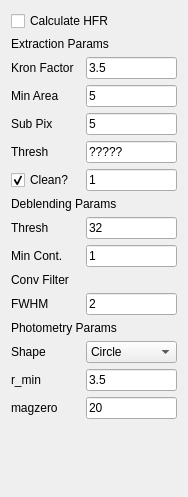
       <widget class="QWidget" name="Sextractor">
        <property name="geometry">
         <rect>
          <x>0</x>
          <y>0</y>
          <width>188</width>
          <height>497</height>
         </rect>
        </property>
        <attribute name="label">
         <string>Sextractor</string>
        </attribute>
        <layout class="QGridLayout" name="gridLayout_8">
         <item row="6" column="1">
          <widget class="QCheckBox" name="cleanCheckBox">
           <property name="text">
            <string>Clean?</string>
           </property>
           <property name="checked">
            <bool>true</bool>
           </property>
          </widget>
         </item>
         <item row="17" column="3">
          <spacer name="verticalSpacer_4">
           <property name="orientation">
            <enum>Qt::Vertical</enum>
           </property>
           <property name="sizeHint" stdset="0">
            <size>
             <width>20</width>
             <height>40</height>
            </size>
           </property>
          </spacer>
         </item>
         <item row="16" column="3">
          <widget class="QLineEdit" name="magzero">
           <property name="text">
            <string>20</string>
           </property>
          </widget>
         </item>
         <item row="12" column="1">
          <widget class="QLabel" name="label_23">
           <property name="text">
            <string>FWHM</string>
           </property>
          </widget>
         </item>
         <item row="6" column="3">
          <widget class="QLineEdit" name="clean_param">
           <property name="text">
            <string>1</string>
           </property>
          </widget>
         </item>
         <item row="11" column="1" colspan="3">
          <widget class="QLabel" name="label_22">
           <property name="sizePolicy">
            <sizepolicy hsizetype="Preferred" vsizetype="Preferred">
             <horstretch>0</horstretch>
             <verstretch>0</verstretch>
            </sizepolicy>
           </property>
           <property name="text">
            <string>Conv Filter</string>
           </property>
          </widget>
         </item>
         <item row="16" column="1">
          <widget class="QLabel" name="label_15">
           <property name="text">
            <string>magzero</string>
           </property>
          </widget>
         </item>
         <item row="3" column="3">
          <widget class="QLineEdit" name="minarea">
           <property name="text">
            <string>5</string>
           </property>
          </widget>
         </item>
         <item row="2" column="1">
          <widget class="QLabel" name="label_25">
           <property name="text">
            <string>Kron Factor</string>
           </property>
          </widget>
         </item>
         <item row="13" column="1" colspan="3">
          <widget class="QLabel" name="label_14">
           <property name="sizePolicy">
            <sizepolicy hsizetype="Preferred" vsizetype="Preferred">
             <horstretch>0</horstretch>
             <verstretch>0</verstretch>
            </sizepolicy>
           </property>
           <property name="text">
            <string>Photometry Params</string>
           </property>
          </widget>
         </item>
         <item row="4" column="1">
          <widget class="QLabel" name="label_24">
           <property name="text">
            <string>Sub Pix</string>
           </property>
          </widget>
         </item>
         <item row="5" column="1">
          <widget class="QLabel" name="label_17">
           <property name="text">
            <string>Thresh</string>
           </property>
          </widget>
         </item>
         <item row="10" column="3">
          <widget class="QLineEdit" name="deblend_contrast">
           <property name="text">
            <string>1</string>
           </property>
          </widget>
         </item>
         <item row="12" column="3">
          <widget class="QLineEdit" name="fwhm">
           <property name="text">
            <string>2</string>
           </property>
          </widget>
         </item>
         <item row="9" column="1">
          <widget class="QLabel" name="label_18">
           <property name="text">
            <string>Thresh</string>
           </property>
          </widget>
         </item>
         <item row="15" column="3">
          <widget class="QLineEdit" name="r_min">
           <property name="text">
            <string>3.5</string>
           </property>
          </widget>
         </item>
         <item row="2" column="3">
          <widget class="QLineEdit" name="kron_fact">
           <property name="text">
            <string>3.5</string>
           </property>
          </widget>
         </item>
         <item row="14" column="3">
          <widget class="QComboBox" name="apertureShape">
           <property name="currentIndex">
            <number>1</number>
           </property>
           <item>
            <property name="text">
             <string>Auto</string>
            </property>
           </item>
           <item>
            <property name="text">
             <string>Circle</string>
            </property>
           </item>
           <item>
            <property name="text">
             <string>Ellipse</string>
            </property>
           </item>
          </widget>
         </item>
         <item row="9" column="3">
          <widget class="QLineEdit" name="deblend_thresh">
           <property name="text">
            <string>32</string>
           </property>
          </widget>
         </item>
         <item row="1" column="1" colspan="3">
          <widget class="QLabel" name="label_38">
           <property name="sizePolicy">
            <sizepolicy hsizetype="Preferred" vsizetype="Preferred">
             <horstretch>0</horstretch>
             <verstretch>0</verstretch>
            </sizepolicy>
           </property>
           <property name="text">
            <string>Extraction Params</string>
           </property>
          </widget>
         </item>
         <item row="3" column="1">
          <widget class="QLabel" name="label_21">
           <property name="text">
            <string>Min Area</string>
           </property>
          </widget>
         </item>
         <item row="15" column="1">
          <widget class="QLabel" name="label_13">
           <property name="text">
            <string>r_min</string>
           </property>
          </widget>
         </item>
         <item row="10" column="1">
          <widget class="QLabel" name="label_19">
           <property name="text">
            <string>Min Cont.</string>
           </property>
          </widget>
         </item>
         <item row="5" column="3">
          <widget class="QLineEdit" name="detect_thresh">
           <property name="text">
            <string>?????</string>
           </property>
          </widget>
         </item>
         <item row="8" column="1" colspan="3">
          <widget class="QLabel" name="label_20">
           <property name="text">
            <string>Deblending Params</string>
           </property>
          </widget>
         </item>
         <item row="4" column="3">
          <widget class="QLineEdit" name="subpix">
           <property name="text">
            <string>5</string>
           </property>
          </widget>
         </item>
         <item row="14" column="1">
          <widget class="QLabel" name="label_12">
           <property name="text">
            <string>Shape</string>
           </property>
          </widget>
         </item>
         <item row="0" column="1" colspan="3">
          <widget class="QCheckBox" name="calculateHFR">
           <property name="text">
            <string>Calculate HFR</string>
           </property>
           <property name="checked">
            <bool>false</bool>
           </property>
          </widget>
         </item>
        </layout>
       </widget>
